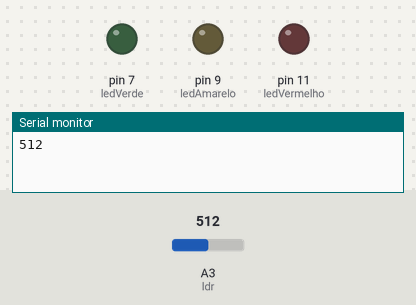
Bench run of a sketch on a simulated Arduino Uno, built with avr-gcc and run on an emulated ATmega328P. Shown: output pins drawn as LEDs (lit = HIGH), the last lines printed to the serial monitor. The test bench sets the inputs (shaded band); at power-on: A3 (ldr) = 512.

Above: at 0.5 s.
At 1.5 s:
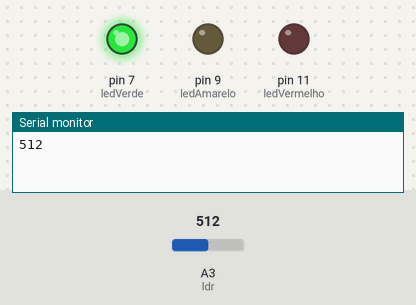
At 2.2 s:
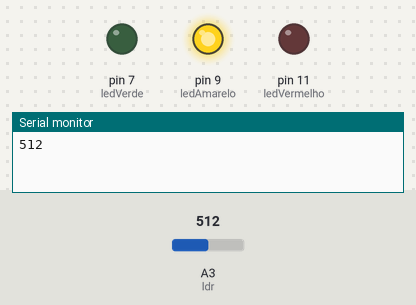
At 6.5 s:
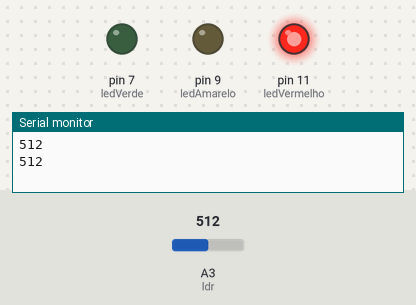
Timing chart, 0 to 8.1 s (numbered marks = the images above):
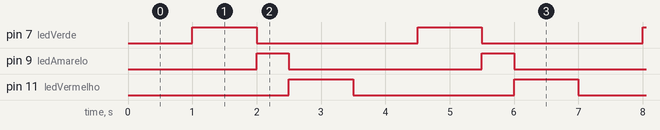

The sketch:

SemaforoSensorLuz.ino
```cpp
int ldr = A3; // funcciona para ldr
int ledVerde = 7;
int ledAmarelo = 9;
int ledVermelho = 11;

void setup() {
  Serial.begin(9600);
  pinMode(ledVerde, OUTPUT);
  pinMode(ledAmarelo, OUTPUT);
  pinMode(ledVermelho, OUTPUT);
}

void loop() {
  int luz = analogRead(ldr); //qtd bits por segundo
  Serial.println(luz);

  delay(1000);

  if(luz > 160){
      digitalWrite(ledVerde, HIGH);
      delay(1000);
      digitalWrite(ledVerde, LOW);
      digitalWrite(ledAmarelo, HIGH);
      delay(500);
      digitalWrite(ledAmarelo, LOW);
      digitalWrite(ledVermelho, HIGH);
      delay(1000);
      digitalWrite(ledVermelho, LOW);
  }else{
    digitalWrite(ledAmarelo, HIGH);
    delay(250);
    digitalWrite(ledAmarelo, LOW);
  }


}
```

Measured:
- by itself, pin 7 (ledVerde), pin 11 (ledVermelho): alternates HIGH for 1.0 s and LOW for 2.5 s
- by itself, pin 9 (ledAmarelo): alternates HIGH for 0.50 s and LOW for 3.0 s
- by itself, everything shown: repeats every 3.5 s, in 4 steps
